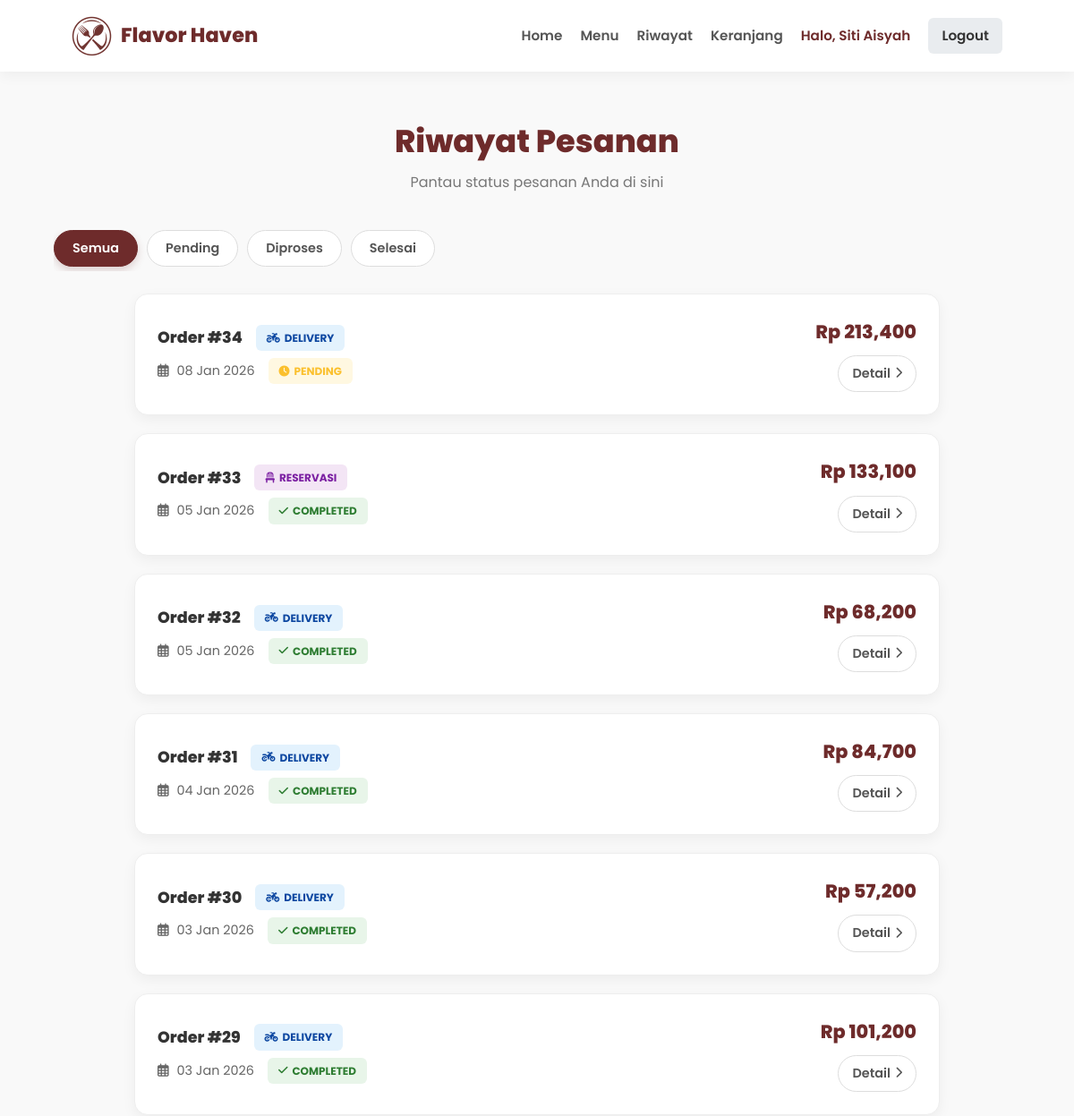
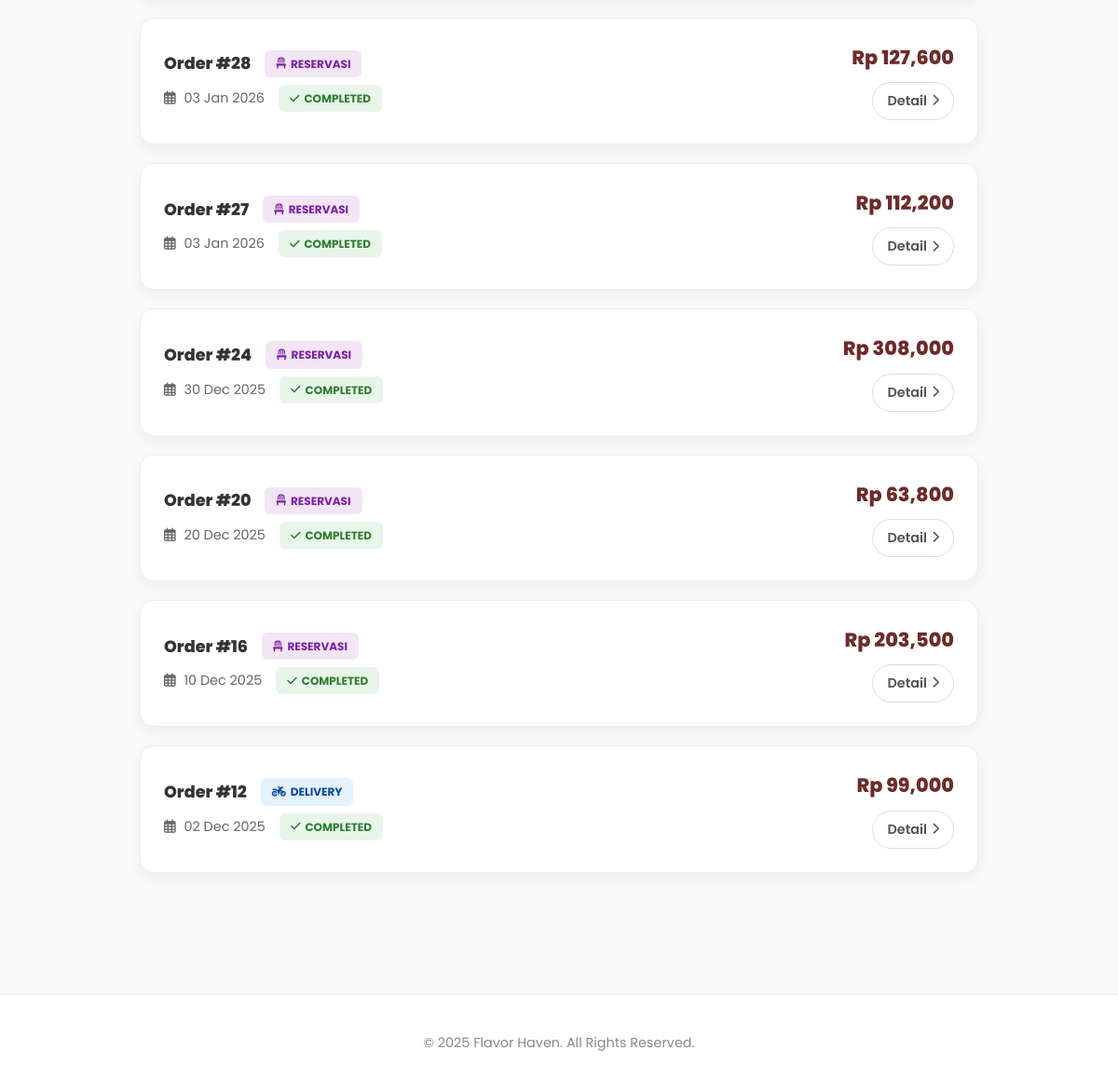
/riwayat.php (signed in), run on the app's committed database (2 pictures, top to bottom).
### tables this page shows
CREATE TABLE `transactions` (
  `transactionID` int(10) NOT NULL,
  `userID` int(10) DEFAULT NULL,
  `transactionDate` date DEFAULT curdate(),
  `totalAmount` decimal(10,2) NOT NULL,
  `paymentMethod` enum('QRIS','Debit/Credit Card','Transfer') NOT NULL,
  `status` enum('pending','process','completed') NOT NULL DEFAULT 'pending',
  `type` enum('Delivery','Reservation') NOT NULL DEFAULT 'Reservation',
  `bookingDate` date DEFAULT NULL,
  `bookingTime` time DEFAULT NULL,
  `pax` int(11) DEFAULT NULL,
  `deliveryAddress` text DEFAULT NULL,
  `deliveryPhone` varchar(20) DEFAULT NULL,
  `roomID` int(11) DEFAULT NULL,
  `duration` int(11) DEFAULT NULL
);

### riwayat.php (the view, shortened to what this page needs)
<?php
include 'koneksi.php';
$id_user = $_SESSION['userID'];
$status_filter = isset($_GET['status']) ? $_GET['status'] : '';
$where_status = "";
?>
<!DOCTYPE html>
<html lang="id">
<head>
    <link rel="stylesheet" href="css/landing.css">
    <link rel="stylesheet" href="css/riwayat.css">
    <link rel="stylesheet" href="https://cdnjs.cloudflare.com/ajax/libs/font-awesome/6.4.0/css/all.min.css">
</head>
<body>
    <?php include 'navbar.php'; ?>
    <section class="section-history">
        <div class="container">
            <div class="page-title">
                <h2>Riwayat Pesanan</h2>
                <p>Pantau status pesanan Anda di sini</p>
            </div>
            <div class="filter-tabs">
                <a href="riwayat.php" class="filter-btn <?= ($status_filter == '') ? 'active' : ''; ?>">Semua</a>
                <a href="riwayat.php?status=pending" class="filter-btn <?= ($status_filter == 'pending') ? 'active' : ''; ?>">Pending</a>
                <a href="riwayat.php?status=process" class="filter-btn <?= ($status_filter == 'process') ? 'active' : ''; ?>">Diproses</a>
                <a href="riwayat.php?status=completed" class="filter-btn <?= ($status_filter == 'completed') ? 'active' : ''; ?>">Selesai</a>
            </div>
            <div class="history-list">
                <?php
                $query = mysqli_query($koneksi, "SELECT * FROM transactions WHERE userID='$id_user' $where_status ORDER BY transactionID DESC");
                while($row = mysqli_fetch_assoc($query)){
                    $st_class = 'st-pending';
                    $icon = 'fa-clock';
                    if($row['status'] == 'completed') { $st_class = 'st-completed'; $icon = 'fa-check'; }
                    $tgl_fix = date('d M Y', strtotime($row['transactionDate']));
                ?>
                <div class="history-row">
                    <div class="hr-left">
                        <div class="hr-header">
                            <span class="hr-id">Order #<?= $row['transactionID']; ?></span>
                            <?php if($row['type'] == 'Delivery'): ?>
                                <span class="badge type-deliv"><i class="fas fa-motorcycle"></i> Delivery</span>
                            <?php elseif($row['type'] == 'Reservation'): ?>
                                <span class="badge type-res"><i class="fas fa-chair"></i> Reservasi</span>
                            <?php else: ?>
                                <span class="badge type-dine"><i class="fas fa-utensils"></i> Dine In</span>
                            <?php endif; ?>
                        </div>
                        <div class="hr-meta">
                            <span class="hr-date">
                                <i class="far fa-calendar-alt"></i> <?= $tgl_fix; ?>
                            </span>
                            <span class="badge <?= $st_class; ?>">
                                <i class="fas <?= $icon; ?>"></i> <?= ucfirst($row['status']); ?>
                            </span>
                        </div>
                    </div>
                    <div class="hr-right">
                        <div class="hr-price">Rp <?= number_format($row['totalAmount']); ?></div>
                        <a href="riwayat_detail.php?id=<?= $row['transactionID']; ?>" class="btn-detail-row">
                            Detail <i class="fas fa-chevron-right" style="font-size: 0.8rem; margin-left:5px;"></i>
                        </a>
                    </div>
                </div>
                <?php } ?>
            </div>
        </div>
    </section>
    <footer>
        <div class="container">
            <p>© 2025 Flavor Haven. All Rights Reserved.</p>
        </div>
    </footer>
</body>
</html>

### css/landing.css (style rules this page uses)
:root { --primary: #6E2B2B; --primary-dark: #4a1c1c; --accent: #FFD700; --text-dark: #333333; --text-light: #666666; --bg-light: #f9f9f9; --white: #ffffff; }
* { margin: 0; padding: 0; box-sizing: border-box; font-family: 'Poppins', sans-serif; }
body { background-color: var(--bg-light); color: var(--text-dark); line-height: 1.6; padding-top: 100px; overflow-x: hidden; }
.container { width: 90%; max-width: 1200px; margin: 0 auto; }
footer { background: white; border-top: 1px solid #eee; padding: 40px; text-align: center; color: #888; font-size: 0.9rem; margin-top: 50px; }

### css/riwayat.css (style rules this page uses)
.section-history { padding: 30px 0 80px; }
.page-title { text-align: center; margin-bottom: 40px; }
.page-title h2 { font-size: 2.2rem; font-weight: 800; color: var(--primary); margin-bottom: 5px; }
.page-title p { color: #777; font-size: 1rem; }
.history-list { max-width: 900px; margin: 0 auto; display: flex; flex-direction: column; gap: 20px; }
.history-row { background: white; border-radius: 15px; padding: 25px; display: flex; justify-content: space-between; align-items: center; box-shadow: 0 5px 15px rgba(0,0,0,0.05); border: 1px solid #eee; transition: 0.3s; }
.hr-left { display: flex; flex-direction: column; gap: 8px; }
.hr-header { display: flex; align-items: center; gap: 15px; }
.hr-id { font-weight: 800; font-size: 1.1rem; color: #333; }
.hr-meta { display: flex; align-items: center; gap: 15px; font-size: 0.9rem; color: #666; }
.hr-date i { margin-right: 5px; }
.hr-right { text-align: right; display: flex; flex-direction: column; align-items: flex-end; gap: 10px; }
.hr-price { font-size: 1.3rem; font-weight: 800; color: var(--primary); }
.btn-detail-row { text-decoration: none; color: #555; font-weight: 600; font-size: 0.9rem; border: 1px solid #ddd; padding: 8px 15px; border-radius: 50px; transition: 0.3s; display: inline-flex; align-items: center; }
.badge { padding: 5px 12px; border-radius: 6px; font-size: 0.75rem; font-weight: 700; text-transform: uppercase; display: inline-flex; align-items: center; gap: 5px; }
.type-deliv { background: #e3f2fd; color: #0d47a1; }
.type-res { background: #f3e5f5; color: #7b1fa2; }
.st-pending { background: #fff8e1; color: #fbc02d; }
.st-completed { background: #e8f5e9; color: #2e7d32; }

### riwayat.php (style rules this page uses)
.filter-tabs { display: flex; gap: 10px; margin-bottom: 25px; overflow-x: auto; padding-bottom: 5px; }
.filter-btn { padding: 8px 20px; border-radius: 50px; text-decoration: none; font-size: 0.9rem; font-weight: 600; border: 1px solid #ddd; color: #555; background: white; transition: 0.3s; white-space: nowrap; }
.filter-btn.active { background-color: var(--primary); color: white; border-color: var(--primary); box-shadow: 0 4px 10px rgba(110, 43, 43, 0.2); }

### data on the page
transactions: transactionID "34", type "Delivery" (drawn), transactionDate "08 Jan 2026", status "PENDING", totalAmount "213,400"
transactions: transactionID "33", type "Reservation" (drawn), transactionDate "05 Jan 2026", status "COMPLETED", totalAmount "133,100"
transactions: transactionID "32", type "Delivery" (drawn), transactionDate "05 Jan 2026", status "COMPLETED", totalAmount "68,200"
transactions: transactionID "31", type "Delivery" (drawn), transactionDate "04 Jan 2026", status "COMPLETED", totalAmount "84,700"
transactions: transactionID "30", type "Delivery" (drawn), transactionDate "03 Jan 2026", status "COMPLETED", totalAmount "57,200"
transactions: transactionID "29", type "Delivery" (drawn), transactionDate "03 Jan 2026", status "COMPLETED", totalAmount "101,200"
transactions: transactionID "28", type "Reservation" (drawn), transactionDate "03 Jan 2026", status "COMPLETED", totalAmount "127,600"
transactions: transactionID "27", type "Reservation" (drawn), transactionDate "03 Jan 2026", status "COMPLETED", totalAmount "112,200"
transactions: transactionID "24", type "Reservation" (drawn), transactionDate "30 Dec 2025", status "COMPLETED", totalAmount "308,000"
transactions: transactionID "20", type "Reservation" (drawn), transactionDate "20 Dec 2025", status "COMPLETED", totalAmount "63,800"
transactions: transactionID "16", type "Reservation" (drawn), transactionDate "10 Dec 2025", status "COMPLETED", totalAmount "203,500"
transactions: transactionID "12", type "Delivery" (drawn), transactionDate "02 Dec 2025", status "COMPLETED", totalAmount "99,000"

### other printed values
$_SESSION['nama_user'] "Siti Aisyah"
